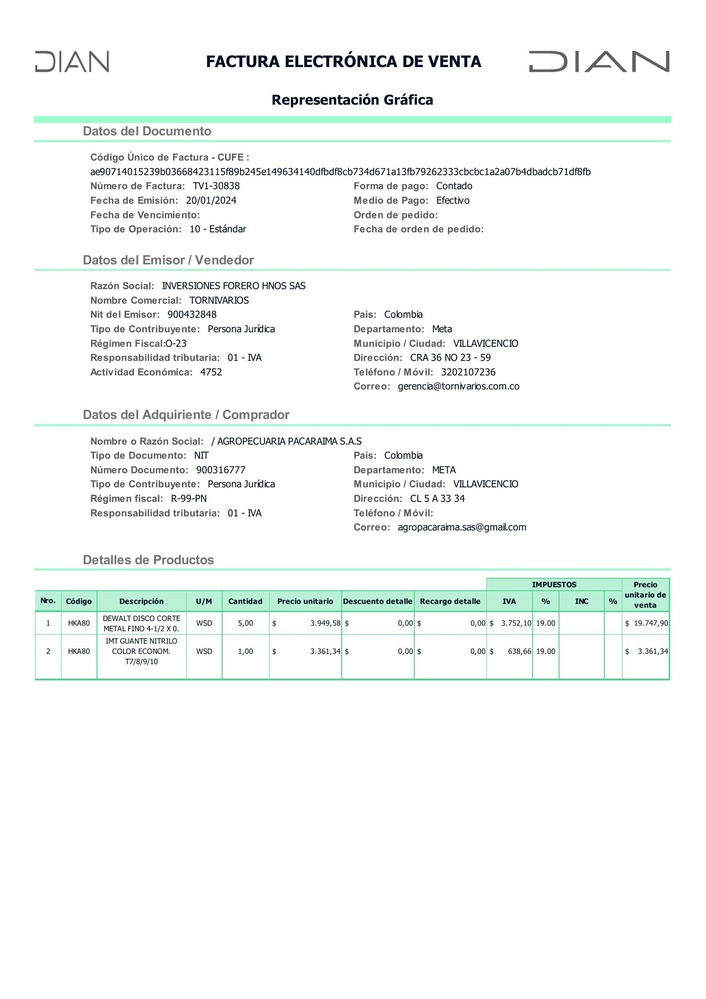
#> input picture houghtTransform.jpg, 706 x 999 px, shrunk from 1653 x 2339 before the run
$ python -i ImageProcessor.py   (imports and definitions only)
#> lines starting #> are read from the running program, lines starting #| are printed output that depends on the picture; after the words box and inside, x2 and y2 are one past the last pixel; in counts of white or black regions, pixels touching at a corner belong together
#> further down, picture is the input picture: shape (999, 706, 3); mean B, G, R 246.6, 247.8, 244.7
import cv2
import numpy as np
from PIL import ImageGrab
import pytesseract as tst
tst.pytesseract.tesseract_cmd = r'C:\Program Files\Tesseract-OCR\tesseract'


class ImageProcessor:
    def capture_screen(self, coords=None):
        captured 	= ImageGrab.grab()
        capturer_np = np.array(captured)
        image 		= cv2.cvtColor( capturer_np, cv2.COLOR_RGB2BGR)
        if coords is not None:
            x1, y1, x2, y2 = coords['x1'], coords['y1'], coords['x2'], coords['y2']
            image = image[y1:y2, x1:x2]
        return image

    def find_black_area(self, image) -> tuple:
        image_gray = cv2.cvtColor(image, cv2.COLOR_BGR2GRAY)
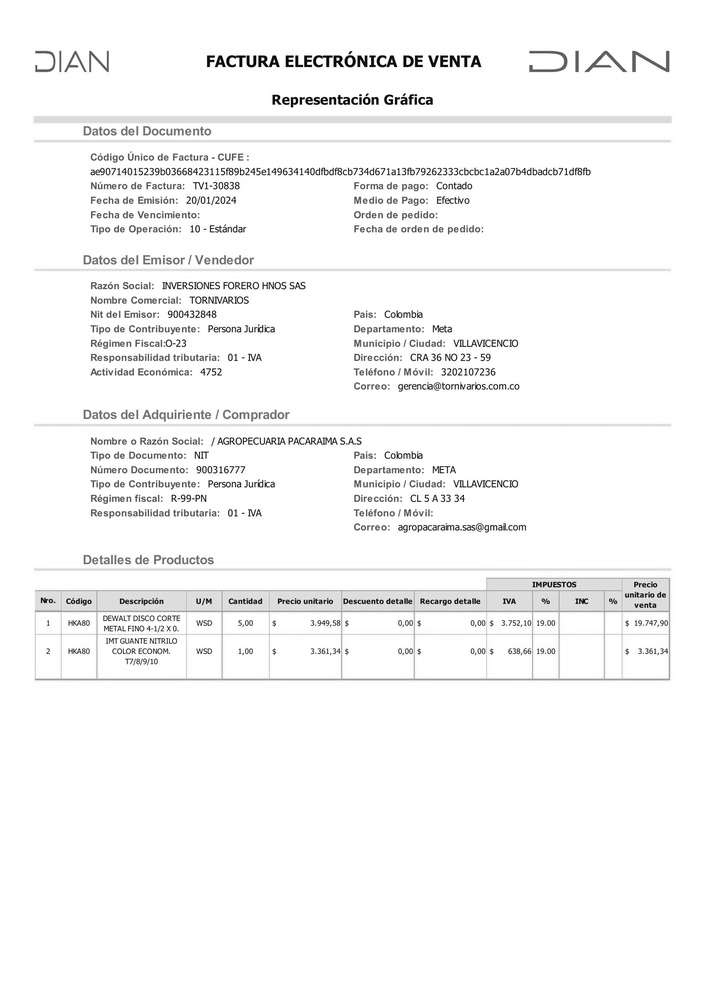
#> image_gray: shape (999, 706); min 0, max 255, mean 246.7
        mask = cv2.inRange(image_gray, 0, 0)
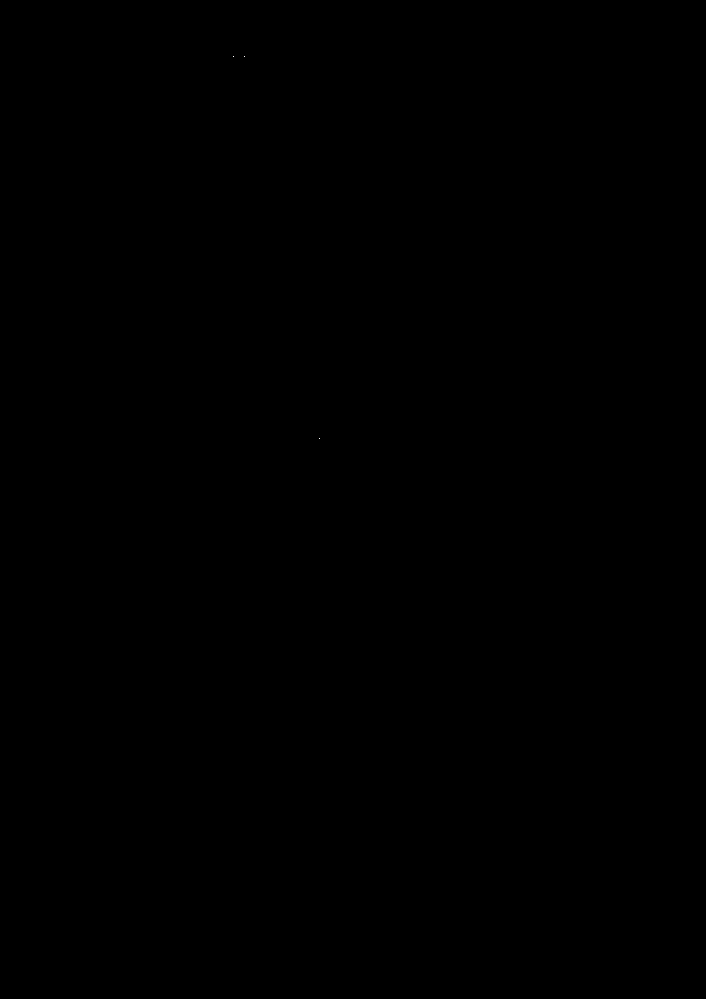
#> mask: shape (999, 706); 0% white in thin lines or dots, all inside (x1, y1, x2, y2) = (233, 56, 320, 439)
        contours, _ = cv2.findContours(mask, cv2.RETR_EXTERNAL, cv2.CHAIN_APPROX_SIMPLE)
#> contours = 3 contours, all with area under 20
        assert len(contours) > 0, 'No areas found'
        maxAreaContour = max(contours, key=cv2.contourArea)
#> maxAreaContour = [[319, 438]]
        return cv2.boundingRect(maxAreaContour)

    def crop_image(self, image, bounding_rect):
        x, y, w, h = bounding_rect
        return image[y:y+h, x:x+w]

    def image_to_string(self, image):
        return tst.image_to_string(image)

    def equal_image(self, image, image_shadow):
        return np.array_equal(image, image_shadow)

>>> import cv2
>>> picture = cv2.imread('houghtTransform.jpg')
>>> result = ImageProcessor().find_black_area(picture)
#> result = (319, 438, 1, 1)
